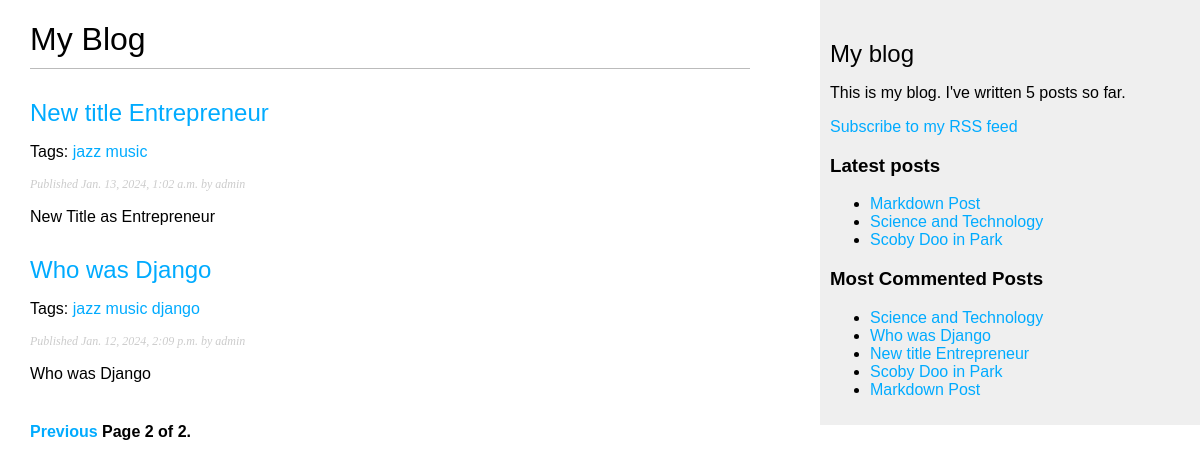
Screenshot of /blog/?page=2 with the database file from the repository.
### blog/models.py (models this page shows, shortened)
class Post(models.Model):
    class Status(models.TextChoices):
        DRAFT = 'DF', 'Draft'
        PUBLISHED = 'PB', 'Published'
    title = models.CharField(max_length=250)
    slug = models.SlugField(max_length=250, unique_for_date='publish')
    author = models.ForeignKey(User, on_delete=models.CASCADE, related_name='blog_posts' )
    body = models.TextField()
    publish = models.DateTimeField(default=timezone.now)
    created = models.DateTimeField(auto_now_add=True)
    updated = models.DateTimeField(auto_now=True)
    status = models.CharField(max_length=2, choices=Status.choices, default=Status.DRAFT)
    objects = models.Manager() # The default manager.
    published = PublishedManager() # Our custom manager.s
    tags = TaggableManager()
    class Meta:
        ordering = ['-publish']
        indexes = [
            models.Index(fields=['-publish']),
        ]
    def get_absolute_url(self):
        return reverse('blog:post_detail', args=[self.publish.year, self.publish.month, self.publish.day, self.slug])

### blog/views.py (the view)
# urls.py: path('', views.post_list, name='post_list'),
def post_list(request, tag_slug=None):
    post_list = Post.published.all()
    tag = None
    if tag_slug:
        tag = get_object_or_404(Tag, slug=tag_slug)
        post_list = post_list.filter(tags__in=[tag])
    paginator = Paginator(post_list, 3)
    page_number = request.GET.get('page', 1)
    try:
        posts = paginator.page(page_number)
    except PageNotAnInteger:
        posts = paginator.page(1)
    except EmptyPage:
        posts = paginator.page(paginator.num_pages)
    return render(request, 'blog/post/list.html', {'posts': posts, 'tag':tag})

### blog/models.py (called while the page is built)
    def get_queryset(self):
        return super().get_queryset().filter(status=Post.Status.PUBLISHED)

### blog/templatetags/blog_tags.py (called while the page is built)
@register.simple_tag
def total_posts():
    return Post.published.count()

@register.inclusion_tag('blog/post/latest_posts.html')
def show_latest_posts(count=5):
    latest_posts = Post.published.order_by('-publish')[:count]
    return {'latest_posts': latest_posts}

@register.simple_tag
def get_most_commented_posts(count=5):
    return Post.published.annotate(total_comments=Count('comments')
                                   ).order_by('-total_comments')[:count]

@register.filter(name='markdown')
def markdown_format(text):
    return mark_safe(markdown.markdown(text))

### blog/templates/blog/post/list.html (shortened to what this page needs)
{% extends "blog/base.html" %}
{% load blog_tags %}
{% block content %}
    <h1>My Blog</h1>
    {% for post in posts %}
        <h2>
            <a href="{{ post.get_absolute_url }}">
                {{ post.title }}
            </a>
        </h2>
        <p class="tags">Tags:
            {% for tag in post.tags.all %}
                <a href="{% url "blog:post_list_by_tag" tag.slug %}">
                    {{ tag.name }}
                </a>
            {% endfor %}
            </p>
        <p class="date">
            Published {{ post.publish }} by {{ post.author }}
        </p>
        {{ post.body |markdown|truncatewords_html:30  }}
    {% endfor %}
    {% include "pagination.html" with page=posts %}
{% endblock %}

### blog/templates/blog/base.html (shortened to what this page needs)
{% load blog_tags %}
{% load static  %}
<!DOCTYPE html>
<html>
    <head>
        <link  href="{% static "css/blog.css" %}" rel="stylesheet">
    </head>
    <body>
        <div id="content">
            {% block content %}
            {% endblock %}
        </div>
        <div id="sidebar">
            <h2>My blog</h2>
            <p>This is my blog.
            I've written {% total_posts %} posts so far.
            </p>
            <p>
                <a href="{% url "blog:post_feed" %}">
                    Subscribe to my RSS feed
                </a>
            </p>
            <h3>Latest posts</h3>
            {% show_latest_posts 3 %}
            <h3>Most Commented Posts</h3>
            {% get_most_commented_posts as most_commented_posts %}
            <ul>
                {% for post in most_commented_posts %}
                    <li>
                        <a href="{{ post.get_absolute_url }}">{{ post.title }}</a>
                    </li>
                {% endfor %}
            </ul>
        </div>
    </body>
</html>

### blog/templates/blog/post/latest_posts.html
<ul>
    {% for post in latest_posts %}
    <li>
        <a href="{{ post.get_absolute_url }}"> {{ post.title }} </a>
    </li>
    {% endfor %}
</ul>

### blog/static/css/blog.css (style rules this page uses)
body { margin:0; padding:0; font-family:helvetica, sans-serif; }
a { color:#00abff; text-decoration:none; }
h1 { font-weight:normal; border-bottom:1px solid #bbb; padding:0 0 10px 0; }
h2 { font-weight:normal; margin:30px 0 0; }
#content { float:left; width:60%; padding:0 0 0 30px; }
#sidebar { float:right; width:30%; padding:10px; background:#efefef; height:100%; }
p.date { color:#ccc; font-family: georgia, serif; font-size: 12px; font-style: italic; }

### rows the page displays
Post: title "New title Entrepreneur", publish "Jan. 13, 2024, 1:02 a.m.", author "admin", body "New Title as Entrepreneur"
Tag: name "jazz"
Tag: name "music"
Post: title "Who was Django", publish "Jan. 12, 2024, 2:09 p.m.", author "admin", body "Who was Django"
Tag: name "django"
Post: title "Markdown Post"
Post: title "Science and Technology"
Post: title "Scoby Doo in Park"

### other values shown
{{ page.number }} "2"
{{ page.paginator.num_pages }} "2"
